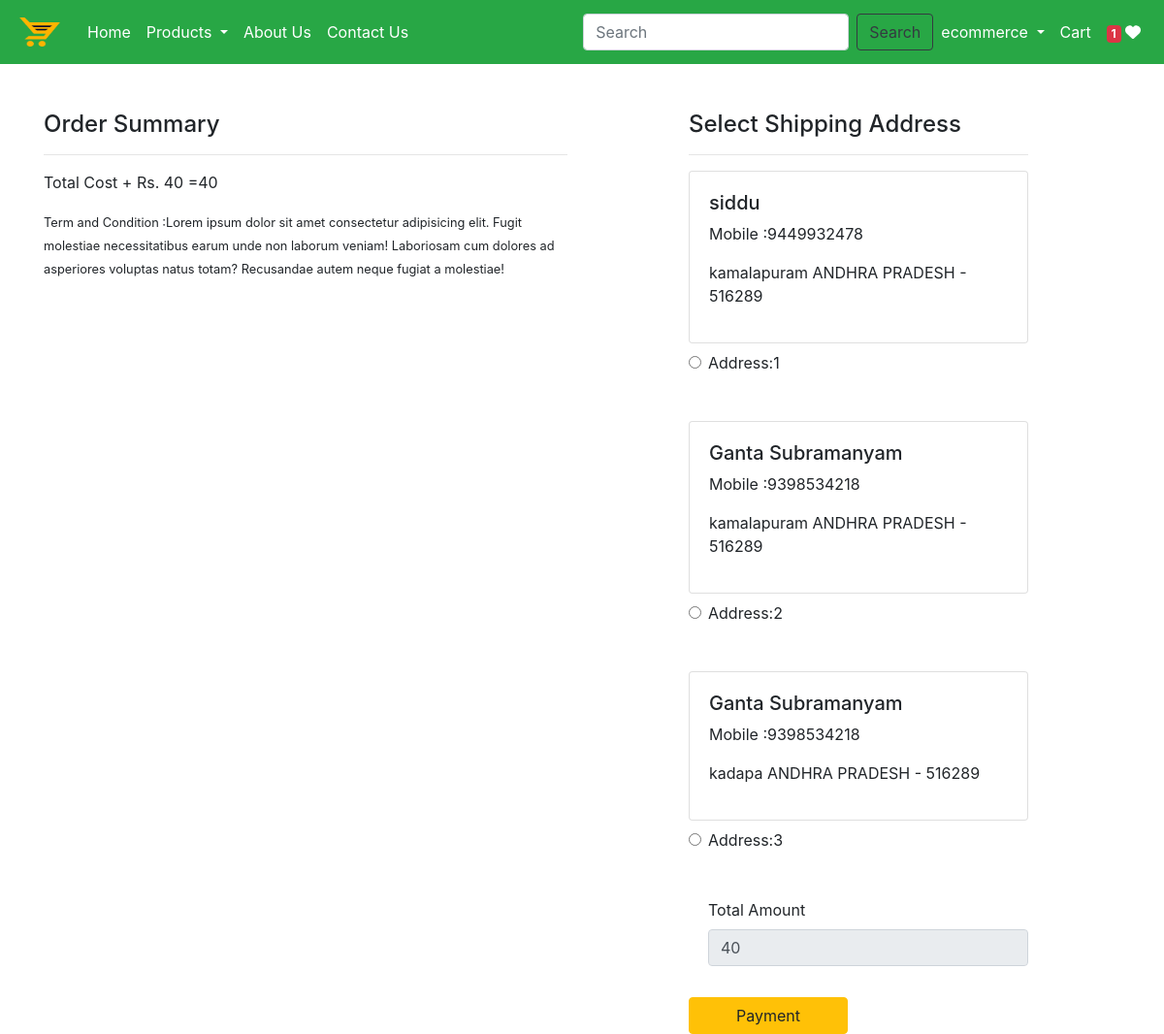
Screenshot of /checkout/ (signed in) with the database file from the repository.
### dcapp/models.py (models this page shows, shortened)
class Customer(models.Model):
    user=models.ForeignKey(User,on_delete=models.CASCADE)
    name=models.CharField(max_length=200)
    locality=models.CharField(max_length=200)
    city=models.CharField(max_length=200)
    mobile=models.IntegerField(default=0)
    zipcode=models.IntegerField()
    state=models.CharField(choices=STATE_CHOICES,max_length=100)

### dcapp/views.py (the view, shortened to what this page needs)
# urls.py: path('checkout/',checkout.as_view(),name='checkout'),
class checkout(View):
    def get(self,request):
        totalitem=0
        wishlist=0
        if request.user.is_authenticated:
            totalitem=len(Cart.objects.filter(user=request.user))
            wishlist=len(Wishlist.objects.filter(user=request.user))
        user=request.user
        add=Customer.objects.filter(user=user)
        cart_items=Cart.objects.filter(user=user)
        famount=0
        for p in cart_items:
            value=p.quantity * p.product.discount_price
            famount=famount + value
        totalamount = famount + 40
        razoramount=int(totalamount * 100)
        client=razorpay.Client(auth=(settings.RAZOR_KEY_ID,settings.RAZOR_KEY_SECRET))
        data={'amount':razoramount,'currency':'INR',"receipt":'order_rcptid_12'}
        payment_response=client.order.create(data=data)
        print(payment_response)
        order_id=payment_response['id']
        order_status=payment_response['status']
        return render(request,'checkout.html',locals())

### templates/checkout.html (shortened to what this page needs)
{% extends 'base.html' %}
{% load static %}
{% block content %}
<div class="container">
    <div class="row mt-5">
        <div class="col-sm-6">
            <h4>Order Summary</h4>
            <hr>
            <p class="fw-bold">Total Cost + Rs. 40 ={{totalamount}}</p>
            <small>Term and Condition :Lorem ipsum dolor sit amet consectetur adipisicing elit. Fugit molestiae necessitatibus earum unde non laborum veniam! Laboriosam cum dolores ad asperiores voluptas natus totam? Recusandae autem neque fugiat a molestiae!</small>
        </div>
        <div class="col-sm-4 offset-sm-1">
            <h4>Select Shipping Address</h4>
            <hr>
            <form method="post" id="myform">
                {% for ad in add  %}
                <div class="card">
                    <div class="card-body">
                        <h5>{{ad.name}}</h5>
                        <p>Mobile :{{ad.mobile}}</p>
                        <p> {{ad.city}} {{ad.state}} - {{ad.zipcode}}</p>
                    </div>
                </div>
                <div class="form-check mt-2 mb-5">
                    <input type="radio" name="custid" id="custid{{forloop.counter}}" value="{{ad.id}}" class="form-check-input">
                    <label for="custadd{{forloop.counter}}" class="form-check-label fw-bold">
                        Address:{{forloop.counter}}
                    </label>
                </div>
                {% endfor %}
                <div class="form-check mb-3">
                    <label for="totamount" class="form-label">Total Amount</label>
                    <input type="number" name="totamount" class="form-control" value="{{totalamount}}" readonly>
                </div>
                <div class="text-end">
                    <button type="submit" id="rzp-button1" class="btn btn-warning mt-3 px-5 fw-bold">Payment</button>
                </div>
            </form>
        </div>
    </div>
</div>
{% endblock content %}

### templates/base.html (shortened to what this page needs)
{% load static %}
<!DOCTYPE html>
<html lang="en">
<head>
    <link rel="stylesheet" href="https://cdn.jsdelivr.net/npm/bootstrap@4.5.3/dist/css/bootstrap.min.css">
    <link rel='stylesheet' href='{% static "css/all.min.css" %}' />
    <link rel='stylesheet' href='{% static "css/owl.carousel.min.css" %}' />
    <link rel='stylesheet' href='{% static "css/style.css" %}' />
    <link rel='stylesheet' href='{% static "home.css" %}' />
  </head>
<body>
    <nav class="navbar navbar-expand-lg navbar-dark bg-success">
        <a class="navbar-brand" href="{% url 'home' %}"><img src="\media\ecommerce.png" width='50' height='40' alt="logo"></a>
        <div class="collapse navbar-collapse" id="navbarSupportedContent">
          <ul class="navbar-nav mr-auto">
            {% if request.user.is_authenticated %}
            <li class="nav-item active">
              <a class="nav-link" href="/">Home <span class="sr-only">(current)</span></a>
            </li>
            <li class="nav-item active dropdown">
                <a class="nav-link dropdown-toggle" href="#" id="navbarDropdown" role="button" data-toggle="dropdown" aria-haspopup="true" aria-expanded="false">
                  Products
                </a>
            </li>
            <li class="nav-item">
              <a class="nav-link text-white" href="{% url 'about' %}">About Us</a>
            </li>
            <li class="nav-item">
              <a class="nav-link text-white" href="{% url 'contact' %}">Contact Us</a>
            </li>
          </ul>
          <form class="form-inline my-2 my-lg-0" role='search' action='/search'>
            <input class="form-control mr-sm-2" type="search" placeholder="Search" name="search" aria-label="Search">
            <button class="btn btn-outline-dark my-2 my-sm-0" type="submit">Search</button>
          </form>
        </div>
        <ul class="navbar-nav mr-auto">
          <li class="nav-item active dropdown">
            <a class="nav-link dropdown-toggle" href="#" id="navbarDropdown" role="button" data-toggle="dropdown" aria-haspopup="true" aria-expanded="false">
              {{request.user}}
            </a>
          </li>
          <li class="nav-item">
            <a class="nav-link text-white" href="{% url 'showcart' %}"> Cart</a>
          </li>
          <li class="nav-item">
            <a class="nav-link text-white" href=""><span class="badge bg-danger">{% if wishlist > 0 %}{{wishlist}}{% endif %}</span> <i class='fa fa-heart'></i></a>
          </li>
          {% endif %}
        </ul>
      </nav>
   {% block content %}{% endblock content %}
  </body>
</html>

### rows the page displays
Customer: name "siddu", mobile "9449932478", city "kamalapuram", state "ANDHRA PRADESH", zipcode "516289"
Customer: name "Ganta Subramanyam", mobile "9398534218", city "kamalapuram", state "ANDHRA PRADESH", zipcode "516289"
Customer: name "Ganta Subramanyam", mobile "9398534218", city "kadapa", state "ANDHRA PRADESH", zipcode "516289"

### other values shown
{{ request.user }} "ecommerce"
{{ wishlist }} "1"
{{ totalamount }} "40"
